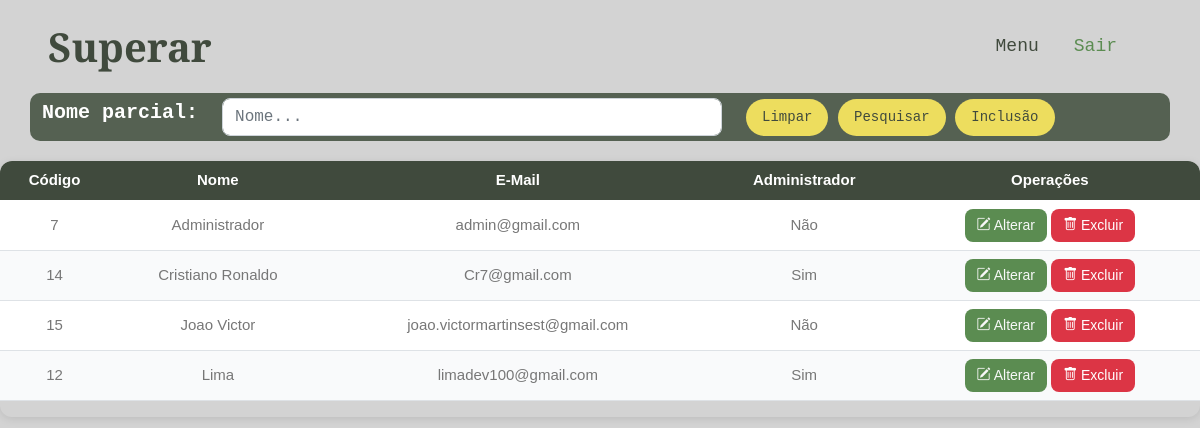
The app's page /ususelect.php (signed in), older data.
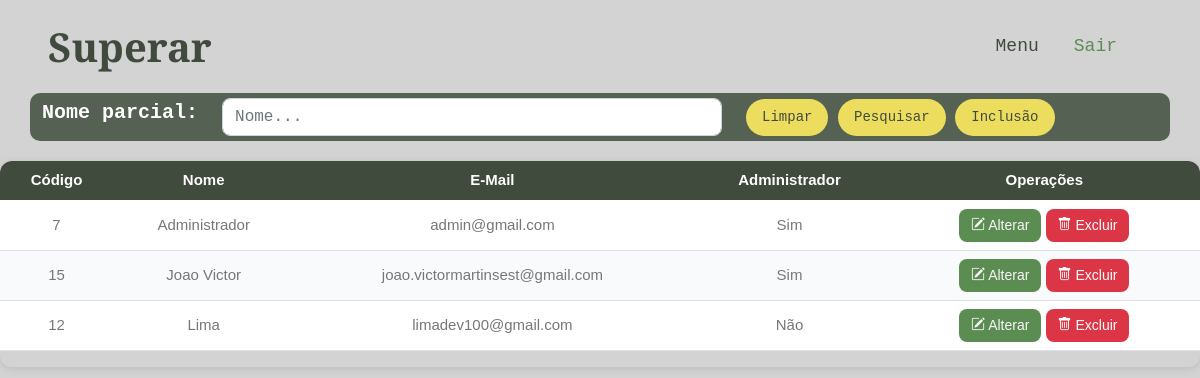
The same page, newer data.
### tables this page shows
CREATE TABLE `usuario` (
  `id` int(11) NOT NULL,
  `nome` varchar(255) NOT NULL,
  `email` varchar(255) NOT NULL,
  `senha` varchar(255) NOT NULL,
  `master` enum('S','N') NOT NULL
);

### ususelect.php (the view, shortened to what this page needs)
<?php
include('connect.php');
$sql = 'SELECT * FROM usuario ORDER BY nome ASC';
$pesqnome = '';
if (isset($_POST['submit'])) {
    $pesqnome = mysqli_real_escape_string($con, $_POST['pesqnome']);
    $sql = "SELECT * FROM usuario WHERE nome LIKE '%$pesqnome%' ORDER BY nome ASC";
} else {
    $sql = 'SELECT * FROM usuario ORDER BY nome ASC';
}
$result = mysqli_query($con, $sql);
?>
<!DOCTYPE html>
<html lang="en">
<head>
    <link href="https://cdnjs.cloudflare.com/ajax/libs/font-awesome/5.10.0/css/all.min.css" rel="stylesheet">
    <link href="https://cdn.jsdelivr.net/npm/bootstrap-icons@1.4.1/font/bootstrap-icons.css" rel="stylesheet">
    <link href="lib/animate/animate.min.css" rel="stylesheet">
    <link href="lib/owlcarousel/assets/owl.carousel.min.css" rel="stylesheet">
    <link href="lib/lightbox/css/lightbox.min.css" rel="stylesheet">
    <link href="css/bootstrap.min.css" rel="stylesheet">
    <link href="css/style.css" rel="stylesheet">
</head>
<body>
    <nav class="navbar navbar-expand-lg  navbar-light sticky-top px-4 px-lg-5">
        <h1 class="m-0">Superar</h1>
        <div class="collapse navbar-collapse" id="navbarCollapse">
            <div class="navbar-nav ms-auto p-4 p-lg-0">
                <a href="menu.php" class="nav-item nav-link">Menu</a>
                <a href="logout.php" class="nav-item nav-link active">Sair</a>
            </div>
        </div>
    </nav>
    <div class="text-center mx-auto wow fadeInUp" data-wow-delay="0.1s">
        <div class="container" style="background-color: transparent;" width="200px;">
            <form method="post" action="">
                <div class="row align-items-center" style="background-color: #556152; padding-top:5px; padding-bottom:5px; border-radius: 10px;">
                    <div class="col-auto">
                        <h5 style="color: white;">Nome parcial:</h5>
                    </div>
                    <div class="col-auto">
                        <input type="text" name="pesqnome" id="pesqnome" class="form-control" placeholder="Nome..." style="width: 500px;" value="<?php echo $pesqnome; ?>">
                    </div>
                    <div class="col-auto">
                        <a href="ususelect.php" class="btn btn-secondary rounded-pill py-2 px-3">Limpar</a>
                        <button class="btn btn-secondary rounded-pill py-2 px-3" type="submit" name="submit">Pesquisar</button>
                        <a href="usuinsert.php" class="btn btn-secondary rounded-pill py-2 px-3">Inclusão</a>
                    </div>
                </div>
            </form>
        </div>
    </div>
    <div class="table-container">
        <table class="table table-hover text-center">
            <thead>
                <tr>
                    <th>Código</th>
                    <th>Nome</th>
                    <th>E-Mail</th>
                    <th>Administrador</th>
                    <th>Operações</th>
                </tr>
            </thead>
            <tbody>
                <?php
                if ($result && mysqli_num_rows($result) > 0) {
                    while ($row = mysqli_fetch_assoc($result)) {
                        echo "<tr>
                            <td>" . $row['id'] . "</td>
                            <td>" . $row['nome'] . "</td>
                            <td>" . $row['email'] . "</td>
                            <td>" . ($row['master'] == 'S' ? 'Sim' : 'Não') . "</td>
                            <td>
                                <a href='usuupdate.php?updateid={$row['id']}' class='btn btn-sm btn-primary'>
                        <i class='bi bi-pencil-square'></i> Alterar
                      </a>
                      <a href='usudelete.php?deleteid={$row['id']}' class='btn btn-sm btn-danger'>
                        <i class='bi bi-trash'></i> Excluir
                      </a>
                            </td>
                          </tr>";
                    }
                } else {
                    echo "<tr><td colspan='5'>Nenhum usuário encontrado.</td></tr>";
                }
                ?>
            </tbody>
        </table>
    </div>
</body>
</html>

Row changes from the older to the newer data that the page shows:
removed usuario: id "14", nome "Cristiano Ronaldo", email "Cr7@gmail.com", master "Sim"
changed usuario "Administrador": master "Não" → "Sim"
changed usuario "Joao Victor": master "Não" → "Sim"
changed usuario "Lima": master "Sim" → "Não"
